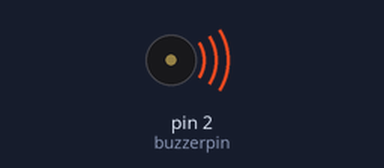
The sketch below on a simulated Arduino Uno, built with avr-gcc and run on an emulated ATmega328P. Shown: buzzer (waves = sounding, pin HIGH).

Above: at 0.5 s.
At 5.0 s:
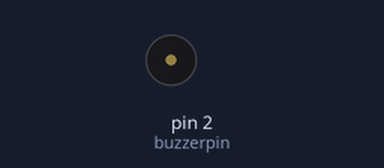
Timing chart, 0 to 6.9 s (numbered marks = the images above):
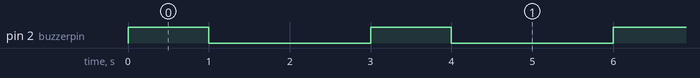

Measured:
- by itself, pin 2 (buzzerpin): alternates HIGH for 1.0 s and LOW for 2.0 s

The sketch:

Arduino_with_buzzer.ino
```cpp
const int buzzerpin=2;
int i=0;

void setup()
{
  pinMode(2,OUTPUT);

  }
void loop()
{
 for(i=0;i<5;i++)
 {
  digitalWrite(2,HIGH);
  delay(1000);
  digitalWrite(2,LOW);
  delay(2000);
  }
}
```
